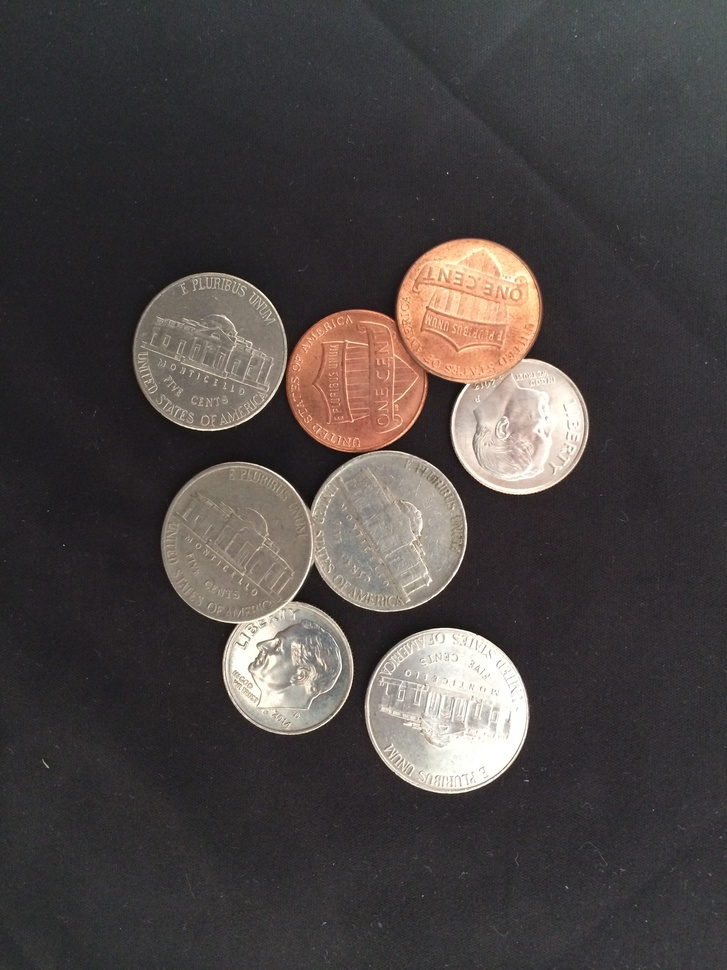
%> input picture test-images/42c.jpg, 727 x 970 px, shrunk from 2448 x 3264 before the run
$ octave --eval "result = getOtherCoinsInfo(imread('test-images/42c.jpg'));"   (GNU Octave 9; MATLAB toolbox functions it lacks are replaced by stand-ins)
%> lines starting %> are read from the running program, lines starting %| are printed output that depends on the picture; in (x1, y1, x2, y2) boxes, pixels count from 0 and x2, y2 are one past the last pixel; in counts of white or black regions, pixels touching at a corner belong together; the program's own positions count from 1
function [ otherRadiuses, otherCenters ] = getOtherCoinsInfo( image )
% getOtherCoinsInfo return the radiuses and centers of coins in the image

  imgGray = rgb2gray(image);
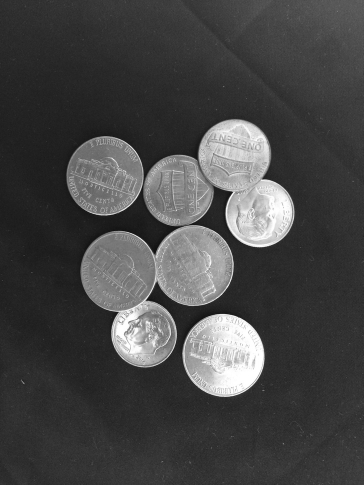
%> imgGray: size 970x727 uint8 (shown at 1/2 size); min 6, max 255, mean 70.4
  imgGrayMed = medfilt2(imgGray, [20 20]);
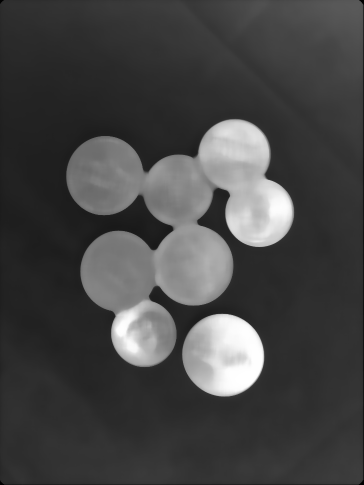
%> imgGrayMed: size 970x727 uint8 (shown at 1/2 size); min 0, max 255, mean 69.4
  imageBlackWhite = im2bw(imgGrayMed,0.30);
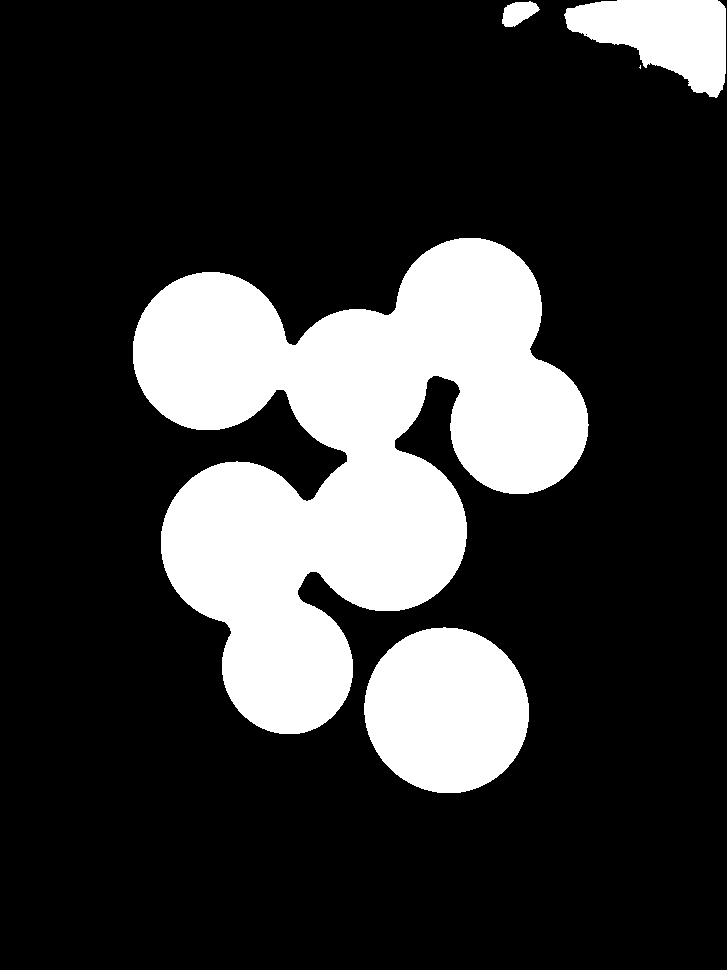
%> imageBlackWhite: size 970x727 logical; 21.4% white; 5 white regions (1 under 20 px), largest, box (x1, y1, x2, y2) and area: (133, 238, 589, 734) 119032, (364, 627, 529, 793) 21417, (564, 0, 726, 98) 9596, (502, 1, 540, 27) 642

  window = 60;
  se = strel('disk', window);
  imageBlackWhiteCO = imerode(imageBlackWhite, se);
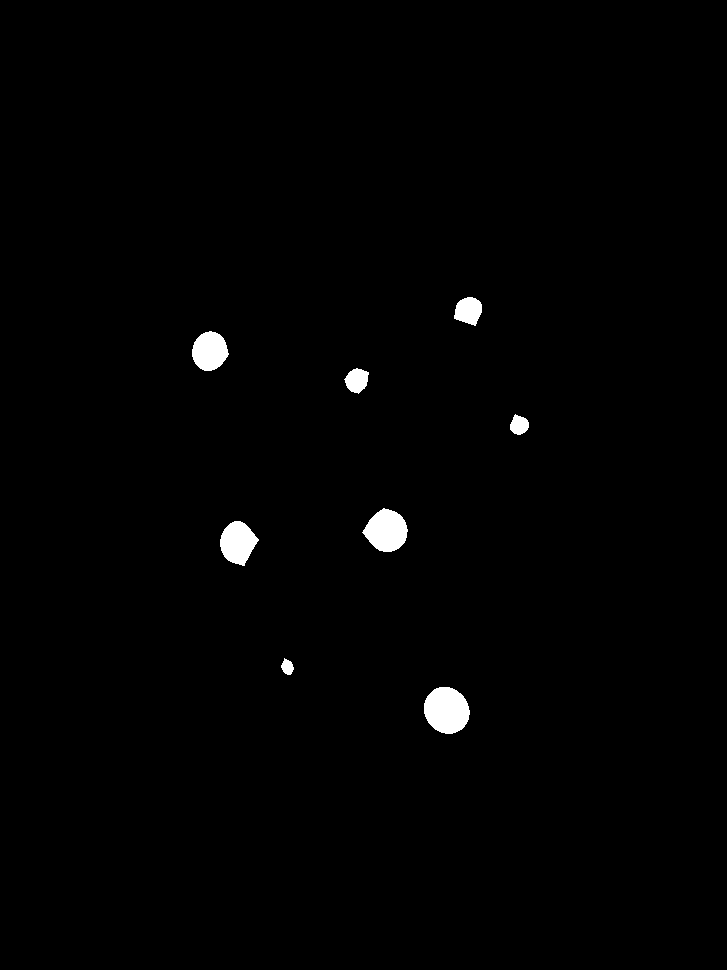
%> imageBlackWhiteCO: size 970x727 logical; 0.97% white; 8 white regions, largest, box (x1, y1, x2, y2) and area: (424, 687, 470, 734) 1674, (362, 508, 408, 552) 1398, (220, 521, 259, 566) 1183

  [L, num] = bwlabel(imageBlackWhiteCO, 4);
%> L: size 970x727 double; 9 distinct labels, from 0 to 8
%> num = 8
  count = zeros(num, 1);
  for i=1:num
    count(i) = sum(L(:) == i);
  end
%> this loop made 8 passes
%> after the loop, count = [1099; 1183; 147; 442; 1398; 1674; 595; 285]
  r = floor(sqrt(count/pi));
%> r = [18; 19; 6; 11; 21; 23; 13; 9]
  r_max = max(r) + window;
%> r_max = 83
  if ~isempty(r_max)
    [otherCenters, otherRadiuses] = imfindcircles(imgGrayMed, [round(r_max*0.7), round(r_max*1.3)], ...
    'Sensitivity', 0.9, 'EdgeThreshold', 0.02);
%> otherCenters = [470.3 309.8; 447.7 711.4; 519.5 426; 287.9 667.6; 386.1 531.1; 211.1 351.8; 358.1 381.7; 240.1 542.2]; otherRadiuses = [70.58; 80.93; 66.96; 63.93; 78.6; 77.67; 69.78; 78.72]
%> `result = getOtherCoinsInfo(imread('test-images/42c.jpg'));`: result has the same summary as otherRadiuses in getOtherCoinsInfo
  else
    otherRadiuses=[];
    otherCenters=[];
  end
end

$ run again, on test-images/46c.jpg
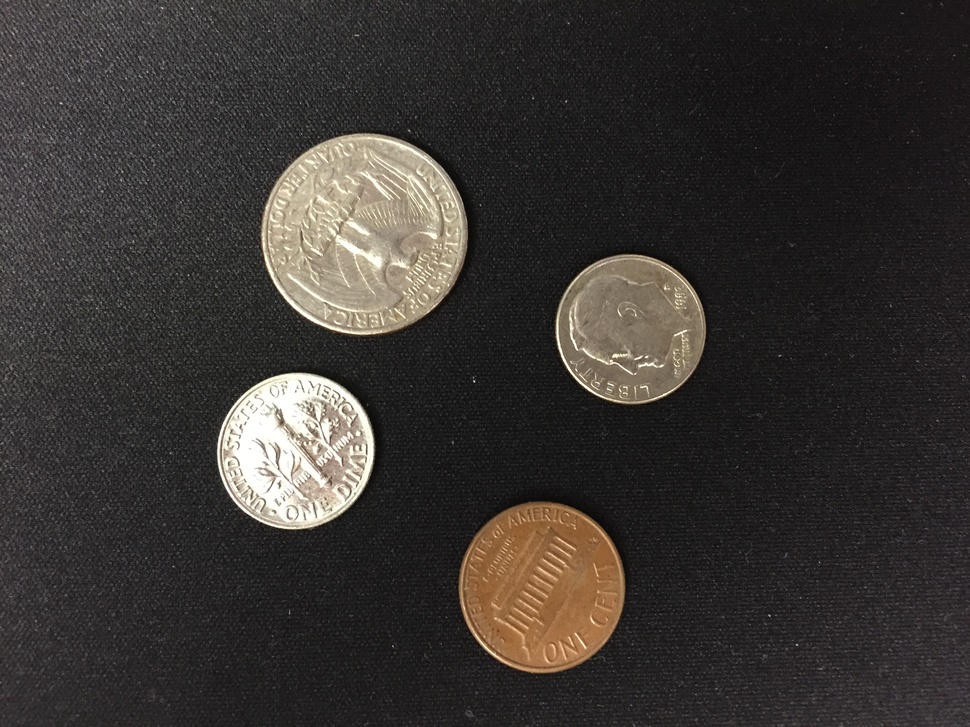
%> input picture test-images/46c.jpg, 970 x 727 px, shrunk from 3264 x 2448 before the run
%> in getOtherCoinsInfo, `imageBlackWhite = im2bw(imgGrayMed,0.30);`:
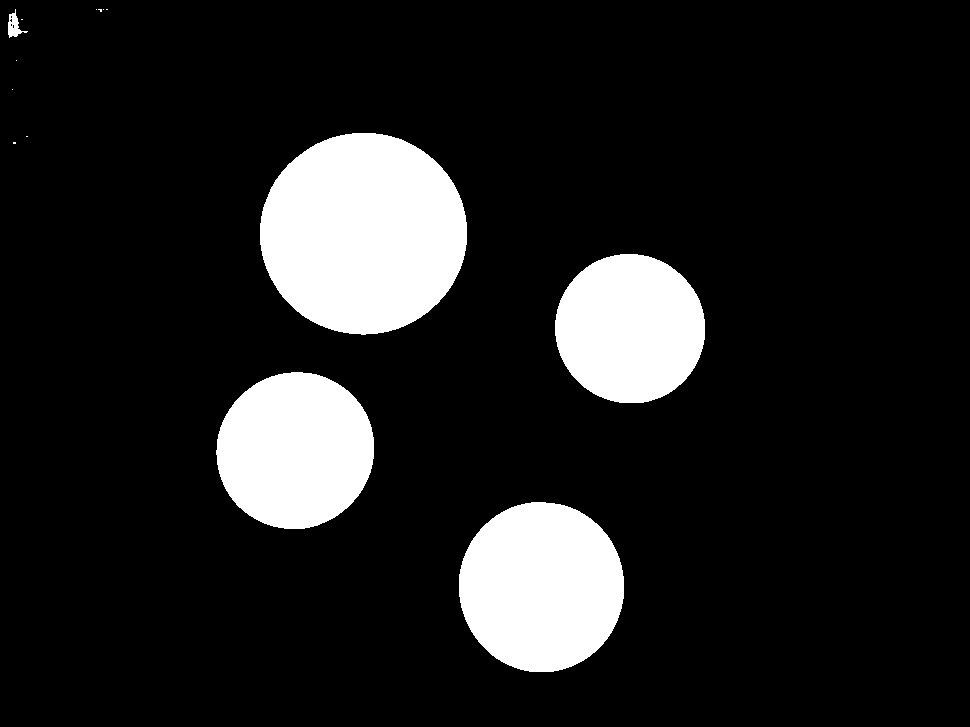
%> imageBlackWhite: size 727x970 logical; 13.1% white; 14 white regions (9 under 20 px), largest, box (x1, y1, x2, y2) and area: (260, 133, 467, 335) 32790, (459, 502, 624, 672) 22134, (216, 372, 374, 529) 19429, (555, 254, 705, 403) 17612, (8, 9, 28, 38) 238
%> in getOtherCoinsInfo, `imageBlackWhiteCO = imerode(imageBlackWhite, se);`:
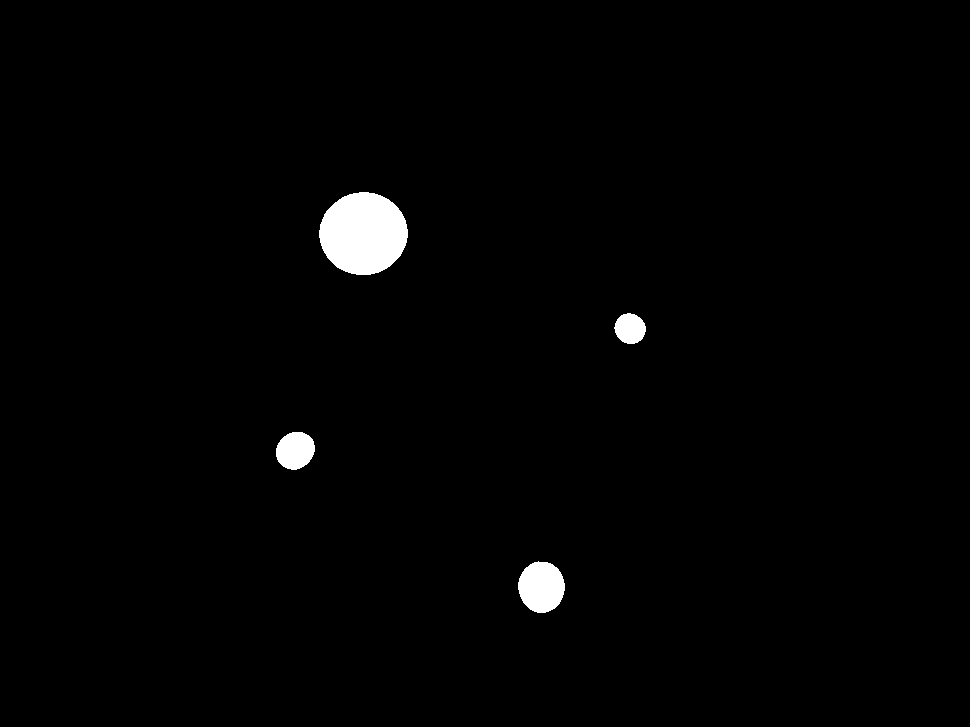
%> imageBlackWhiteCO: size 727x970 logical; 1.3% white; 4 white regions, box (x1, y1, x2, y2) and area: (319, 192, 408, 275) 5731, (518, 561, 565, 613) 1880, (276, 432, 315, 470) 1150, (614, 313, 646, 344) 750
%> L: size 727x970 double; 5 distinct labels, from 0 to 4
%> num = 4
%> the loop in getOtherCoinsInfo, `for i=1:num` made 4 passes
%> after the loop in getOtherCoinsInfo, `for i=1:num`: count = [1150; 5731; 1880; 750]
%> r = [19; 42; 24; 15]
%> r_max = 102
%> otherCenters = [296.1 451.1; 363.6 234.2; 542.4 587.6; 630.6 329.2]; otherRadiuses = [77.27; 100.8; 83.24; 75.13]

$ run again, on test-images/70c.jpg
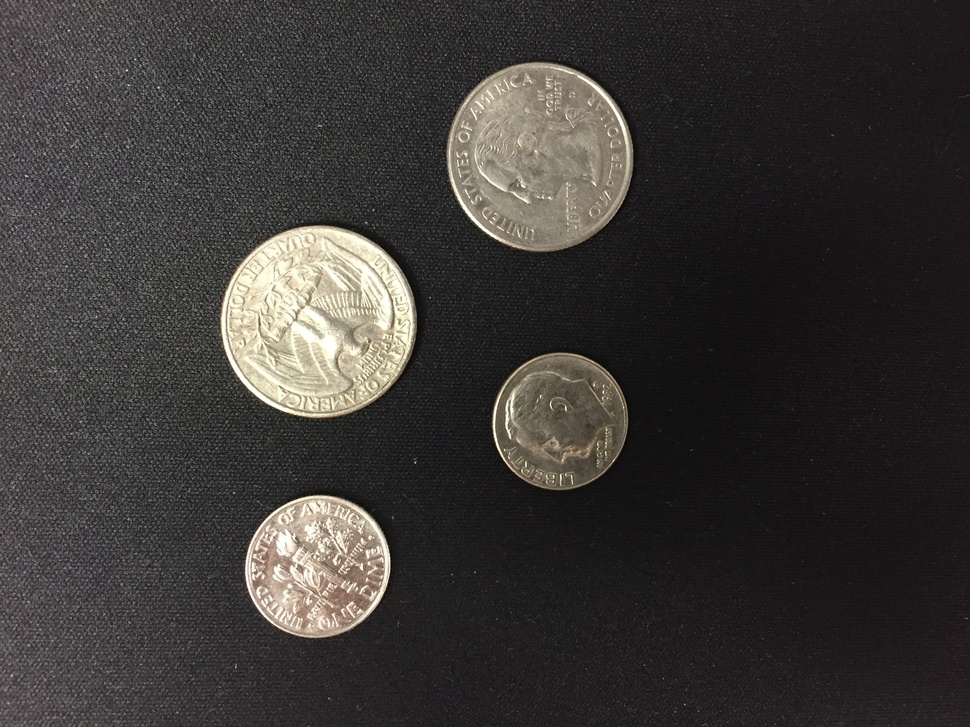
%> input picture test-images/70c.jpg, 970 x 727 px, shrunk from 3264 x 2448 before the run
%> in getOtherCoinsInfo, `imageBlackWhite = im2bw(imgGrayMed,0.30);`:
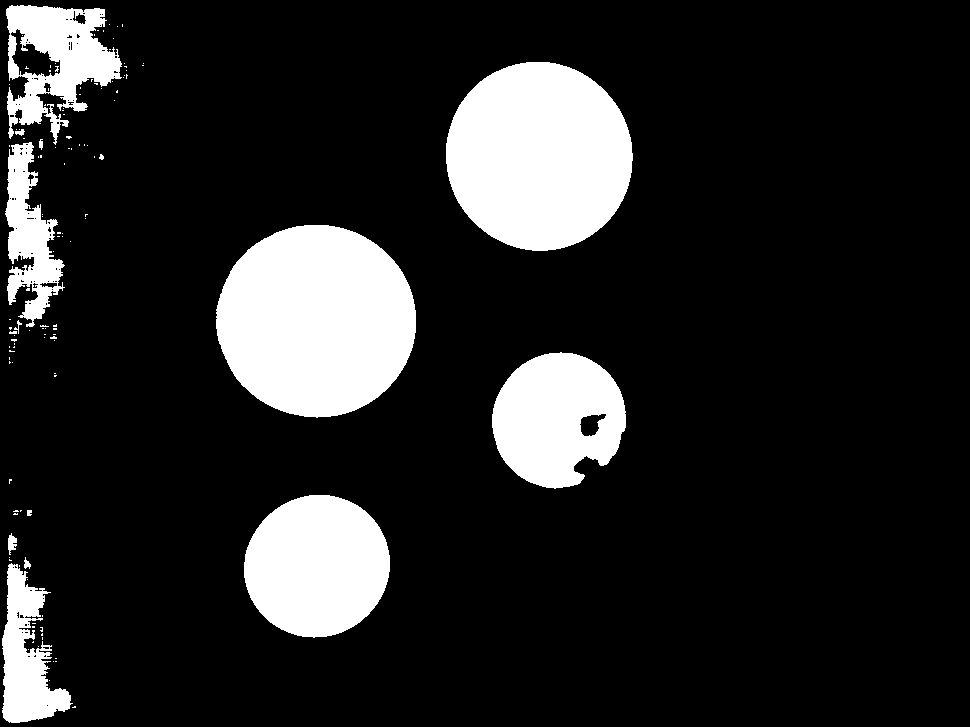
%> imageBlackWhite: size 727x970 logical; 15.3% white; 123 white regions (108 under 20 px), largest, box (x1, y1, x2, y2) and area: (216, 225, 416, 418) 30203, (446, 62, 633, 251) 27718, (244, 495, 390, 638) 16297
%> in getOtherCoinsInfo, `imageBlackWhiteCO = imerode(imageBlackWhite, se);`:
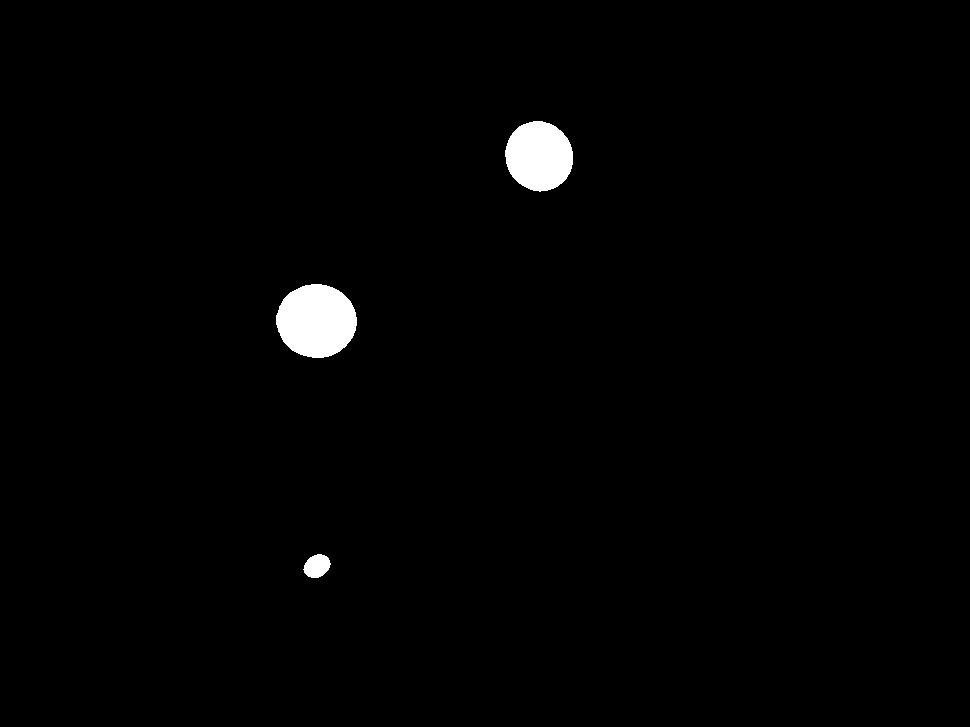
%> imageBlackWhiteCO: size 727x970 logical; 1.3% white; 3 white regions, box (x1, y1, x2, y2) and area: (276, 284, 357, 358) 4659, (505, 121, 573, 192) 3735, (303, 554, 331, 578) 485
%> L: size 727x970 double; 4 distinct labels, from 0 to 3
%> num = 3
%> the loop in getOtherCoinsInfo, `for i=1:num` made 3 passes
%> after the loop in getOtherCoinsInfo, `for i=1:num`: count = [4659; 485; 3735]
%> r = [38; 12; 34]
%> r_max = 98
%> otherCenters = [317.6 322.2; 539.7 155.8; 317.7 566.9; 563.7 422.8]; otherRadiuses = [95.16; 93.59; 72.28; 71.38]
